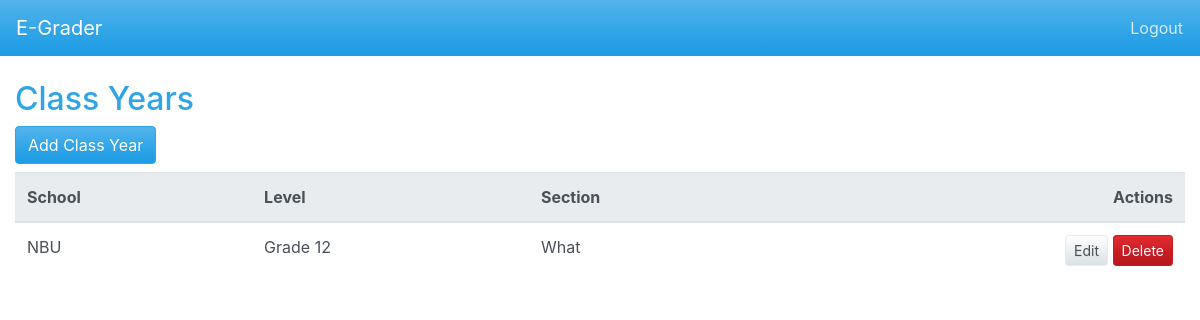
Page /classyears/ (signed in) on the earlier database version.
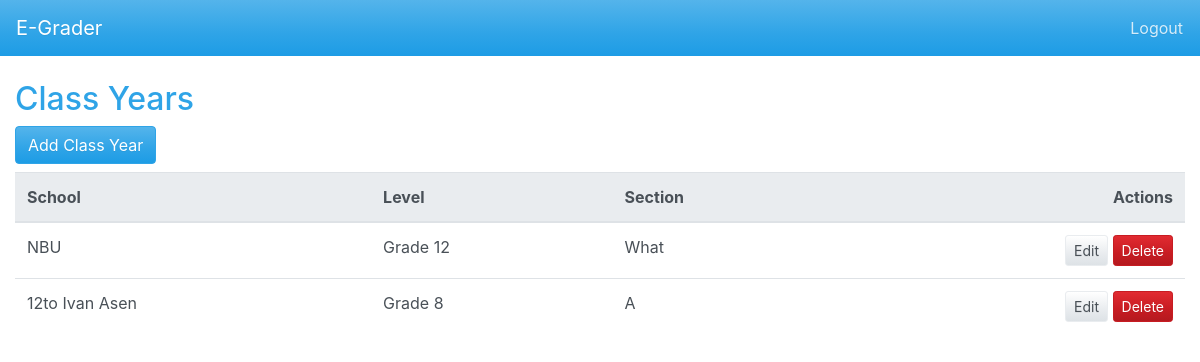
Same page on the later database version.
### core/models.py (models this page shows, shortened)
class ClassYear(models.Model):
    school = models.ForeignKey(School, on_delete=models.CASCADE, related_name='classes')
    level = models.IntegerField(choices=typical_class_levels)
    section = models.CharField(max_length=5, blank=True)

class School(models.Model):
    name = models.CharField(max_length=255)
    address = models.TextField()

### core/views.py (the view)
# urls.py: path('classyears/', ClassYearListView.as_view(), name='classyear_list'),
@method_decorator(login_required, name='dispatch')
class ClassYearListView(ListView):
    model = ClassYear
    template_name = 'classyears/classyear_list.html'
    context_object_name = 'classyears'

### templates/classyears/classyear_list.html (shortened to what this page needs)
{% extends 'base.html' %}
{% block content %}
<h2>Class Years</h2>
<a class="btn btn-primary mb-2" href="{% url 'classyear_add' %}">Add Class Year</a>
<div class="table-responsive">
  <table class="table table-hover">
    <thead class="thead-light">
      <tr>
        <th>School</th>
        <th>Level</th>
        <th>Section</th>
        <th class="text-right">Actions</th>
      </tr>
    </thead>
    <tbody>
      {% for cy in classyears %}
      <tr>
        <td>{{ cy.school.name }}</td>
        <td>{{ cy.get_level_display }}</td>
        <td>{{ cy.section }}</td>
        <td class="text-right">
          <a href="{% url 'classyear_edit' cy.pk %}" class="btn btn-sm btn-secondary">Edit</a>
          <a href="{% url 'classyear_delete' cy.pk %}" class="btn btn-sm btn-danger">Delete</a>
        </td>
      </tr>
      {% empty %}
      <tr><td colspan="4">No class years available.</td></tr>
      {% endfor %}
    </tbody>
  </table>
</div>
{% endblock %}

### templates/base.html (shortened to what this page needs)
<!DOCTYPE html>
<html lang="en">
<head>
    <link rel="stylesheet" href="https://cdnjs.cloudflare.com/ajax/libs/bootswatch/4.5.2/cerulean/bootstrap.min.css">
</head>
<body>
<nav class="navbar navbar-expand-lg navbar-dark bg-primary">
    <a class="navbar-brand" href="{% url 'dashboard' %}">E-Grader</a>
    <div class="collapse navbar-collapse" id="navbarNav">
        <ul class="navbar-nav ml-auto">
            {% if user.is_authenticated %}
                <li class="nav-item">
                    <form method="post" action="{% url 'logout' %}" style="display:inline;">
                        <button type="submit" class="nav-link btn btn-link" style="padding:0;">Logout</button>
                    </form>
                </li>
            {% else %}
                <li class="nav-item"><a class="nav-link" href="{% url 'login' %}">Login</a></li>
                <li class="nav-item"><a class="nav-link" href="{% url 'signup' %}">Sign Up</a></li>
            {% endif %}
        </ul>
    </div>
</nav>
<div class="container-fluid mt-4">
    {% block content %}{% endblock %}
</div>
</body>
</html>

Differences in the rows shown:
added ClassYear: school.name "12to Ivan Asen", level "Grade 8", section "A"
